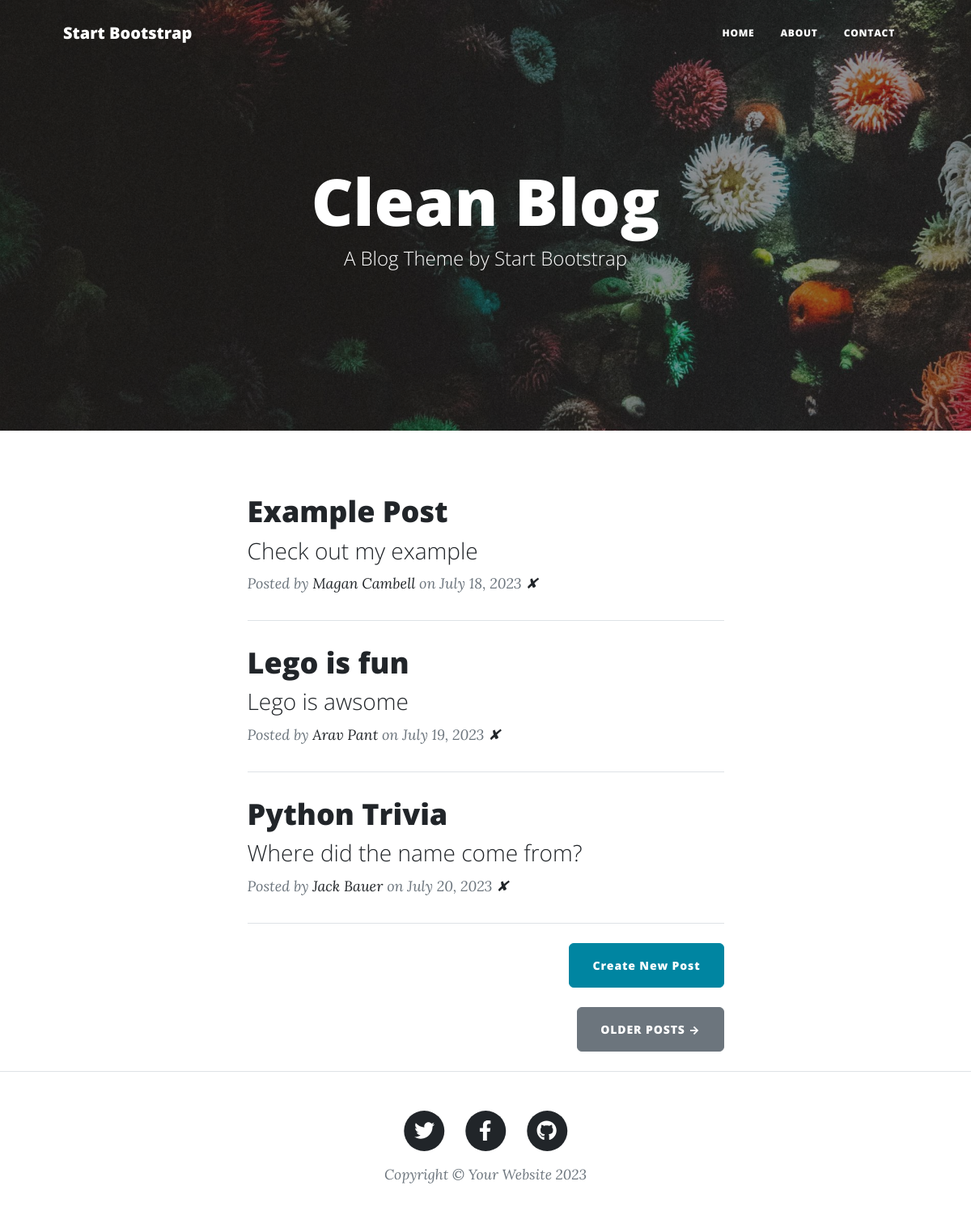
/, run on an earlier commit of the app's database.
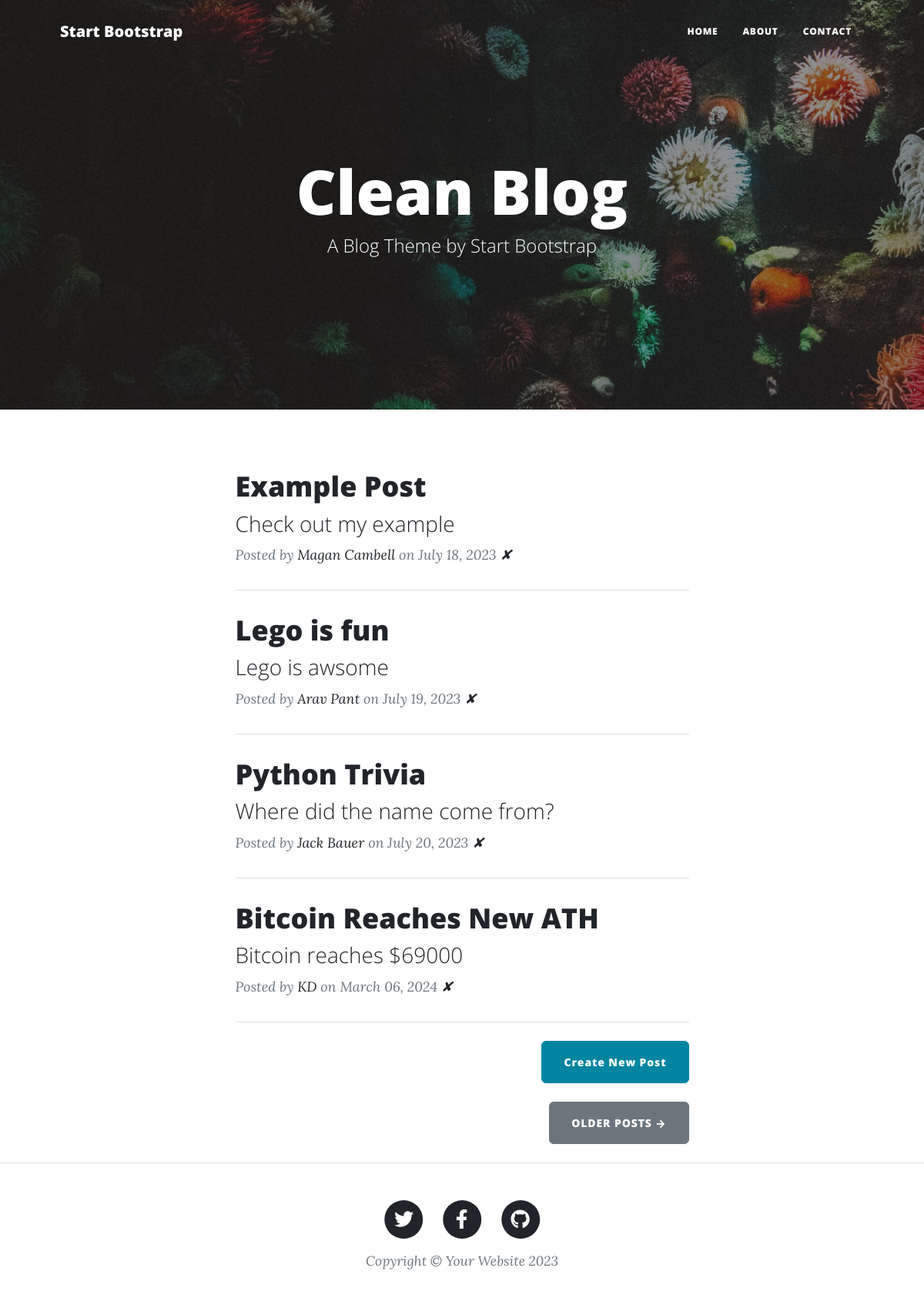
And on a later commit of the database.
### main.py (models this page shows)
class BlogPost(db.Model):
    id: Mapped[int] = mapped_column(Integer, primary_key=True)
    title: Mapped[str] = mapped_column(String(250), unique=True, nullable=False)
    subtitle: Mapped[str] = mapped_column(String(250), nullable=False)
    date: Mapped[str] = mapped_column(String(250), nullable=False)
    body: Mapped[str] = mapped_column(Text, nullable=False)
    author: Mapped[str] = mapped_column(String(250), nullable=False)
    img_url: Mapped[str] = mapped_column(String(250), nullable=False)

### main.py (the view)
@app.route('/')
def get_all_posts():
    posts = db.session.execute(db.select(BlogPost)).scalars().all()
    return render_template("index.html", all_posts=posts)

### templates/index.html
{% include "header.html" %}
<header
  class="masthead"
  style="background-image: url('../static/assets/img/home-bg.jpg')"
>
  <div class="container position-relative px-4 px-lg-5">
    <div class="row gx-4 gx-lg-5 justify-content-center">
      <div class="col-md-10 col-lg-8 col-xl-7">
        <div class="site-heading">
          <h1>Clean Blog</h1>
          <span class="subheading">A Blog Theme by Start Bootstrap</span>
        </div>
      </div>
    </div>
  </div>
</header>
<div class="container px-4 px-lg-5">
  <div class="row gx-4 gx-lg-5 justify-content-center">
    <div class="col-md-10 col-lg-8 col-xl-7">
      {% for post in all_posts %}
      <div class="post-preview">
        <a href="{{ url_for('show_post', post_id=post.id) }}">
          <h2 class="post-title">{{ post.title }}</h2>
          <h3 class="post-subtitle">{{ post.subtitle }}</h3>
        </a>
        <p class="post-meta">
          Posted by
          <a href="#">{{post.author}}</a>
          on {{post.date}}
          <a href="{{ url_for('delete_post', post_id = post.id) }}">✘</a>
        </p>
      </div>
      <hr class="my-4" />
      {% endfor %}
      <div class="d-flex justify-content-end mb-4">
        <a
          class="btn btn-primary float-right"
          href="{{ url_for('add') }}"
          >Create New Post</a
        >
      </div>
      <div class="d-flex justify-content-end mb-4">
        <a class="btn btn-secondary text-uppercase" href="#!">Older Posts →</a>
      </div>
    </div>
  </div>
</div>
{% include "footer.html" %}

What changed in the data, as far as the page shows it:
added BlogPost: title "Bitcoin Reaches New ATH", subtitle "Bitcoin reaches $69000", author "KD", date "March 06, 2024"
